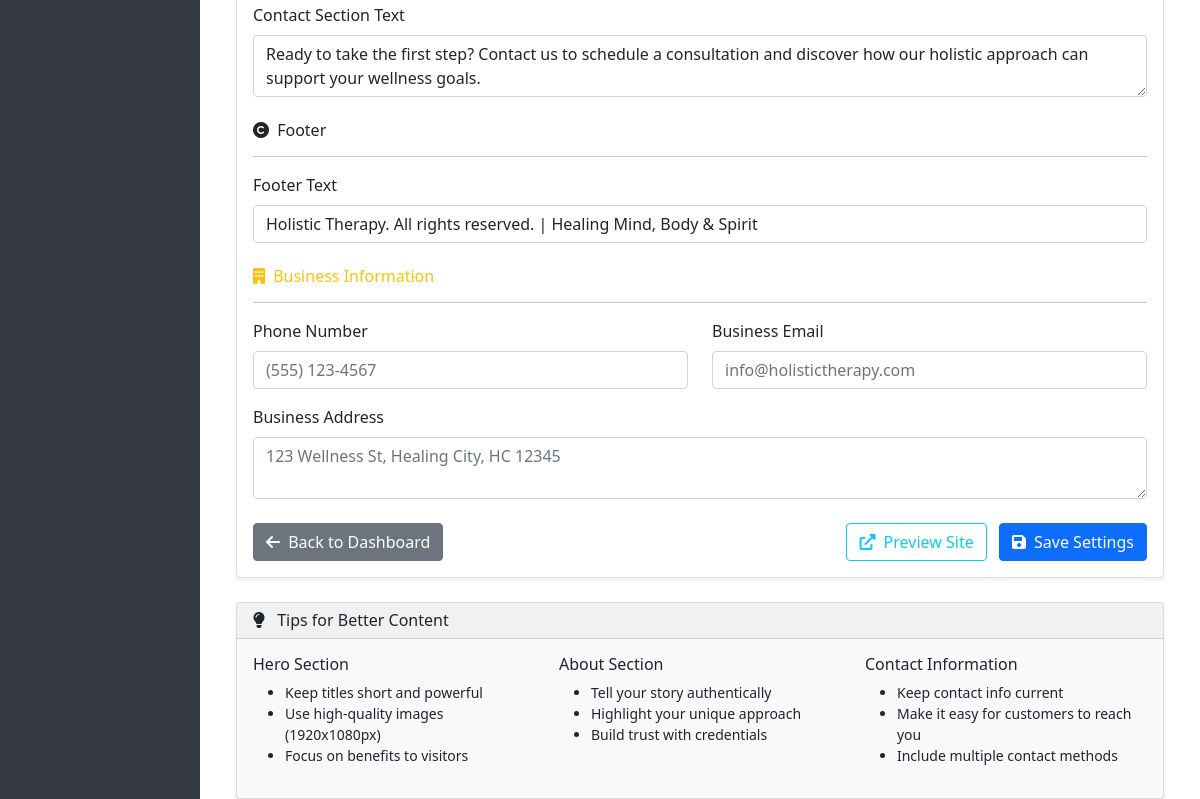
Before: /admin/settings (signed in, lower part) with the older database file.
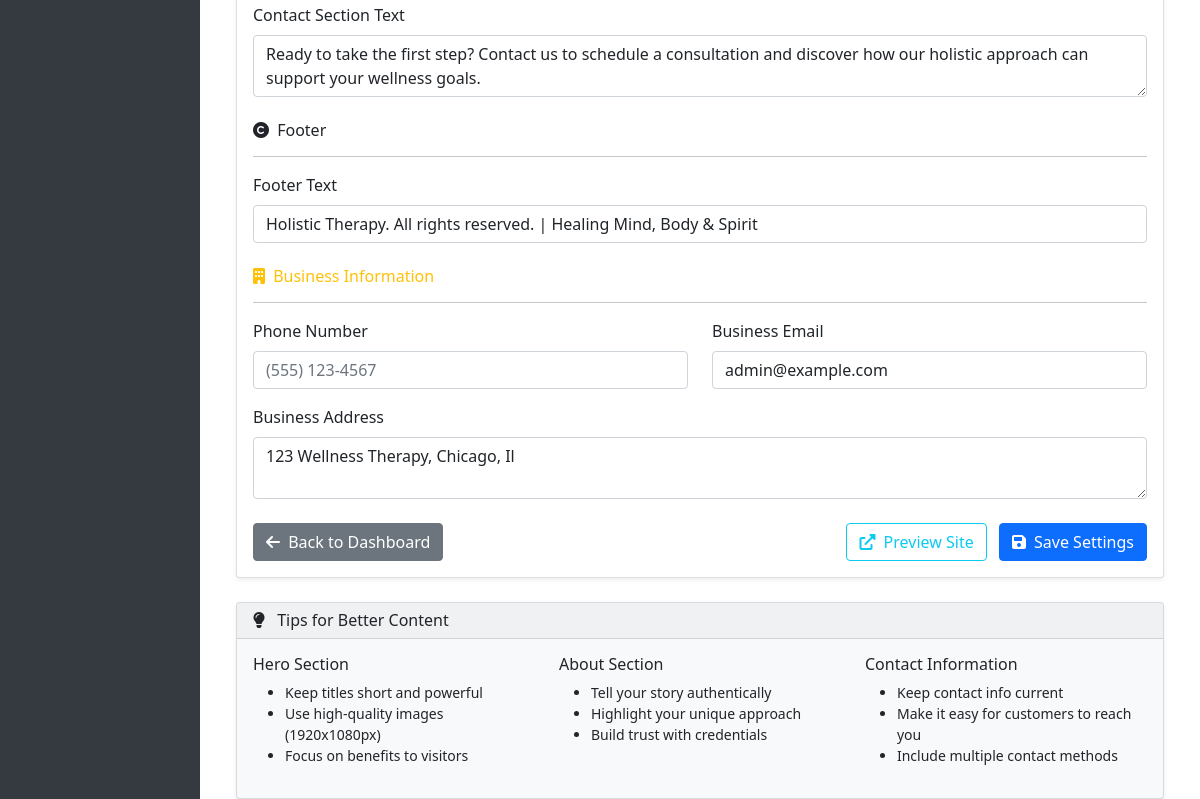
After: the same page with the newer database file.
### db/models.py (models this page shows, shortened)
class SiteSetting(db.Model):
    __tablename__ = "site_settings"
    id = db.Column(db.Integer, primary_key=True)
    key = db.Column(db.String(100), nullable=False, unique=True)
    value = db.Column(db.Text, nullable=True)
    description = db.Column(db.String(255), nullable=True)
    created_at = db.Column(db.DateTime, default=db.func.now())
    updated_at = db.Column(db.DateTime, default=db.func.now(), onupdate=db.func.now())

### routes/admin.py (the view)
@admin_bp.route('/settings')
@admin_required
def admin_settings():
    settings = SiteSetting.query.all()
    settings_dict = {setting.key: setting.value for setting in settings}
    return render_template('admin/settings.html', settings=settings, settings_dict=settings_dict)

### app_factory.py (called while the page is built)
def initialize_extensions(app):
    db.init_app(app)
    migrate = Migrate(app, db)
    babel = Babel(app)
    mail = Mail(app)
    app.mail = mail  # Make mail available globally for blueprints
    login_manager = LoginManager()
    login_manager.init_app(app)
    @login_manager.user_loader
    def load_user(user_id):
        return User.query.get(int(user_id))
    try:
        from flask_cors import CORS
        CORS(app, supports_credentials=True)
        print("✅ CORS enabled")
    except ImportError:
        print("⚠️ Flask-CORS not installed. Skipping...")
    from utils.admin_setup import setup_admin
    setup_admin(app)

### routes/admin.py (called while the page is built)
def admin_required(f):
    @wraps(f)
    @login_required
    def decorated_function(*args, **kwargs):
        if not current_user.is_authenticated or current_user.role.name != 'admin':
            flash('Admin access required.', 'error')
            return redirect(url_for('main.home'))
        return f(*args, **kwargs)
    return decorated_function

### templates/admin/settings.html (shortened to what the changed rows need)
{% extends "admin/base.html" %}
{% block content %}
<div class="row">
    <div class="col-12">
        <div class="card">
            <div class="card-body">
                <form method="POST" action="{{ url_for('admin_panel.update_settings') }}" enctype="multipart/form-data">
                    <div class="mb-4">
                        <div class="row">
                            <div class="col-md-6">
                                <div class="mb-3">
                                    <label for="business_email" class="form-label">Business Email</label>
                                    <input type="email" class="form-control" id="business_email" name="setting_business_email"
                                           value="{{ settings_dict.get('business_email', '') }}" placeholder="info@holistictherapy.com">
                                </div>
                            </div>
                        </div>
                        <div class="mb-3">
                            <label for="business_address" class="form-label">Business Address</label>
                            <textarea class="form-control" id="business_address" name="setting_business_address"
                                      rows="2" placeholder="123 Wellness St, Healing City, HC 12345">{{ settings_dict.get('business_address', '') }}</textarea>
                        </div>
                    </div>
                </form>
            </div>
        </div>
    </div>
</div>
{% endblock %}

Changed rows visible on the page:
added SiteSetting: setting_business_email "admin@example.com"
added SiteSetting: setting_business_address "123 Wellness Therapy, Chicago, Il"
